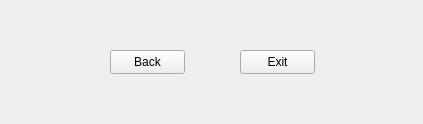
<?xml version="1.0" encoding="UTF-8"?>
<ui version="4.0">
 <class>MainWindow</class>
 <widget class="QMainWindow" name="MainWindow">
  <property name="geometry">
   <rect>
    <x>0</x>
    <y>0</y>
    <width>423</width>
    <height>124</height>
   </rect>
  </property>
  <property name="windowTitle">
   <string>MainWindow</string>
  </property>
  <widget class="QWidget" name="centralwidget">
   <widget class="QPushButton" name="backButton">
    <property name="geometry">
     <rect>
      <x>110</x>
      <y>50</y>
      <width>75</width>
      <height>24</height>
     </rect>
    </property>
    <property name="text">
     <string>Back</string>
    </property>
   </widget>
   <widget class="QPushButton" name="exitButton">
    <property name="geometry">
     <rect>
      <x>240</x>
      <y>50</y>
      <width>75</width>
      <height>24</height>
     </rect>
    </property>
    <property name="text">
     <string>Exit</string>
    </property>
   </widget>
  </widget>
 </widget>
 <resources/>
 <connections/>
</ui>
